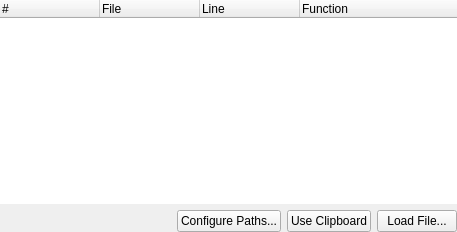
<?xml version="1.0" encoding="UTF-8"?>
<ui version="4.0">
 <class>BtBrowserWidget</class>
 <widget class="QWidget" name="BtBrowserWidget">
  <property name="geometry">
   <rect>
    <x>0</x>
    <y>0</y>
    <width>457</width>
    <height>232</height>
   </rect>
  </property>
  <layout class="QGridLayout">
   <property name="margin" stdset="0">
    <number>0</number>
   </property>
   <item row="0" column="0">
    <widget class="QTreeWidget" name="lstBacktrace">
     <property name="frameShape">
      <enum>QFrame::Shape::NoFrame</enum>
     </property>
     <property name="horizontalScrollBarPolicy">
      <enum>Qt::ScrollBarPolicy::ScrollBarAlwaysOff</enum>
     </property>
     <property name="rootIsDecorated">
      <bool>false</bool>
     </property>
     <property name="itemsExpandable">
      <bool>false</bool>
     </property>
     <property name="allColumnsShowFocus">
      <bool>true</bool>
     </property>
     <property name="columnCount">
      <number>4</number>
     </property>
     <column>
      <property name="text">
       <string>#</string>
      </property>
     </column>
     <column>
      <property name="text">
       <string>File</string>
      </property>
     </column>
     <column>
      <property name="text">
       <string>Line</string>
      </property>
     </column>
     <column>
      <property name="text">
       <string>Function</string>
      </property>
     </column>
    </widget>
   </item>
   <item row="1" column="0">
    <layout class="QHBoxLayout">
     <item>
      <widget class="QLabel" name="lblStatus">
       <property name="text">
        <string/>
       </property>
      </widget>
     </item>
     <item>
      <spacer>
       <property name="orientation">
        <enum>Qt::Orientation::Horizontal</enum>
       </property>
       <property name="sizeHint" stdset="0">
        <size>
         <width>31</width>
         <height>20</height>
        </size>
       </property>
      </spacer>
     </item>
     <item>
      <widget class="QPushButton" name="btnConfigure">
       <property name="text">
        <string>Configure Paths...</string>
       </property>
      </widget>
     </item>
     <item>
      <widget class="QPushButton" name="btnClipboard">
       <property name="text">
        <string>Use Clipboard</string>
       </property>
      </widget>
     </item>
     <item>
      <widget class="QPushButton" name="btnBacktrace">
       <property name="text">
        <string>Load File...</string>
       </property>
      </widget>
     </item>
    </layout>
   </item>
  </layout>
 </widget>
 <resources/>
 <connections/>
</ui>
